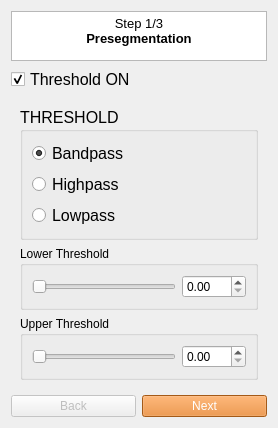
                 <widget class="QWidget" name="page_13">
                  <layout class="QGridLayout" name="gridLayout_152">
                   <item row="3" column="1">
                    <widget class="QPushButton" name="pushButton_Next1">
                     <property name="toolTip">
                      <string>Confirm the current threshold and continue to placing seed bubbles.</string>
                     </property>
                     <property name="styleSheet">
                      <string notr="true"> QPushButton { background-color: #e67e22; color: white; } QPushButton:disabled { background-color: #a9713f; color: #cccccc; }</string>
                     </property>
                     <property name="text">
                      <string>Next</string>
                     </property>
                    </widget>
                   </item>
                   <item row="3" column="0">
                    <widget class="QPushButton" name="pushButton_Back1">
                     <property name="enabled">
                      <bool>false</bool>
                     </property>
                     <property name="toolTip">
                      <string>Close the segmentation panel and exit the workflow (this is the first page, so there is no earlier step to return to).</string>
                     </property>
                     <property name="text">
                      <string>Back</string>
                     </property>
                    </widget>
                   </item>
                   <item row="1" column="0" colspan="2">
                    <widget class="QCheckBox" name="checkBox_threshold">
                     <property name="enabled">
                      <bool>true</bool>
                     </property>
                     <property name="font">
                      <font>
                       <pointsize>12</pointsize>
                      </font>
                     </property>
                     <property name="toolTip">
                      <string>Toggle whether the threshold mask is shown as a live preview on the current view.</string>
                     </property>
                     <property name="text">
                      <string>Threshold ON</string>
                     </property>
                     <property name="checked">
                      <bool>true</bool>
                     </property>
                    </widget>
                   </item>
                   <item row="0" column="0" colspan="2">
                    <widget class="QTextBrowser" name="textBrowser_5">
                     <property name="maximumSize">
                      <size>
                       <width>16777215</width>
                       <height>50</height>
                      </size>
                     </property>
                     <property name="styleSheet">
                      <string notr="true"/>
                     </property>
                     <property name="verticalScrollBarPolicy">
                      <enum>Qt::ScrollBarAsNeeded</enum>
                     </property>
                     <property name="horizontalScrollBarPolicy">
                      <enum>Qt::ScrollBarAsNeeded</enum>
                     </property>
                     <property name="html">
                      <string>&lt;!DOCTYPE HTML PUBLIC &quot;-//W3C//DTD HTML 4.0//EN&quot; &quot;http://www.w3.org/TR/REC-html40/strict.dtd&quot;&gt;
&lt;html&gt;&lt;head&gt;&lt;meta name=&quot;qrichtext&quot; content=&quot;1&quot; /&gt;&lt;meta charset=&quot;utf-8&quot; /&gt;&lt;style type=&quot;text/css&quot;&gt;
p, li { white-space: pre-wrap; }
hr { height: 1px; border-width: 0; }
li.unchecked::marker { content: &quot;\2610&quot;; }
li.checked::marker { content: &quot;\2612&quot;; }
&lt;/style&gt;&lt;/head&gt;&lt;body style=&quot; font-family:'Ubuntu Sans'; font-size:11pt; font-weight:400; font-style:normal;&quot;&gt;
&lt;p align=&quot;center&quot; style=&quot; margin-top:0px; margin-bottom:0px; margin-left:0px; margin-right:0px; -qt-block-indent:0; text-indent:0px;&quot;&gt;&lt;span style=&quot; font-family:'Segoe UI'; font-size:10pt;&quot;&gt;Step 1/3&lt;br /&gt;&lt;/span&gt;&lt;span style=&quot; font-family:'Segoe UI'; font-size:10pt; font-weight:700;&quot;&gt;Presegmentation&lt;/span&gt;&lt;/p&gt;&lt;/body&gt;&lt;/html&gt;</string>
                     </property>
                    </widget>
                   </item>
                   <item row="2" column="0" colspan="2">
                    <widget class="QFrame" name="frame_15">
                     <property name="maximumSize">
                      <size>
                       <width>16777215</width>
                       <height>400</height>
                      </size>
                     </property>
                     <property name="frameShape">
                      <enum>QFrame::NoFrame</enum>
                     </property>
                     <layout class="QGridLayout" name="gridLayout_28">
                      <item row="0" column="0">
                       <widget class="QGroupBox" name="groupBox_7">
                        <property name="maximumSize">
                         <size>
                          <width>16777215</width>
                          <height>150</height>
                         </size>
                        </property>
                        <property name="font">
                         <font>
                          <pointsize>12</pointsize>
                         </font>
                        </property>
                        <property name="toolTip">
                         <string>Choose which side of the intensity range counts as inside the segmented region.</string>
                        </property>
                        <property name="title">
                         <string>THRESHOLD</string>
                        </property>
                        <layout class="QGridLayout" name="gridLayout_29">
                         <item row="0" column="0">
                          <widget class="QRadioButton" name="radioButton_bounded">
                           <property name="font">
                            <font>
                             <pointsize>12</pointsize>
                            </font>
                           </property>
                           <property name="toolTip">
                            <string>Keep only voxels between the lower and upper threshold.</string>
                           </property>
                           <property name="text">
                            <string>Bandpass</string>
                           </property>
                           <property name="checked">
                            <bool>true</bool>
                           </property>
                          </widget>
                         </item>
                         <item row="1" column="0">
                          <widget class="QRadioButton" name="radioButton_lower">
                           <property name="font">
                            <font>
                             <pointsize>12</pointsize>
                            </font>
                           </property>
                           <property name="toolTip">
                            <string>Keep only voxels above the lower threshold.</string>
                           </property>
                           <property name="text">
                            <string>Highpass</string>
                           </property>
                          </widget>
                         </item>
                         <item row="2" column="0">
                          <widget class="QRadioButton" name="radioButton_upper">
                           <property name="font">
                            <font>
                             <pointsize>12</pointsize>
                            </font>
                           </property>
                           <property name="toolTip">
                            <string>Keep only voxels below the upper threshold.</string>
                           </property>
                           <property name="text">
                            <string>Lowpass</string>
                           </property>
                          </widget>
                         </item>
                        </layout>
                       </widget>
                      </item>
                      <item row="1" column="0">
                       <widget class="QGroupBox" name="groupBox_13">
                        <property name="maximumSize">
                         <size>
                          <width>16777215</width>
                          <height>80</height>
                         </size>
                        </property>
                        <property name="toolTip">
                         <string>Sets the lower intensity bound used to build the segmentation mask.</string>
                        </property>
                        <property name="title">
                         <string>Lower Threshold</string>
                        </property>
                        <layout class="QGridLayout" name="gridLayout_30">
                         <item row="0" column="0">
                          <widget class="QSlider" name="ScrollBar_lower">
                           <property name="toolTip">
                            <string>Sets the lower intensity threshold; drag while thresholding is enabled to preview the mask live.</string>
                           </property>
                           <property name="maximum">
                            <number>105</number>
                           </property>
                           <property name="singleStep">
                            <number>1</number>
                           </property>
                           <property name="pageStep">
                            <number>10</number>
                           </property>
                           <property name="value">
                            <number>0</number>
                           </property>
                           <property name="orientation">
                            <enum>Qt::Horizontal</enum>
                           </property>
                          </widget>
                         </item>
                         <item row="0" column="1">
                          <widget class="QDoubleSpinBox" name="doubleSpinBox_lower">
                           <property name="maximumSize">
                            <size>
                             <width>16777215</width>
                             <height>30</height>
                            </size>
                           </property>
                           <property name="toolTip">
                            <string>Type the lower intensity threshold directly; mirrors the slider next to it.</string>
                           </property>
                           <property name="maximum">
                            <double>105.000000000000000</double>
                           </property>
                           <property name="singleStep">
                            <double>0.100000000000000</double>
                           </property>
                          </widget>
                         </item>
                        </layout>
                       </widget>
                      </item>
                      <item row="2" column="0">
                       <widget class="QGroupBox" name="groupBox_63">
                        <property name="maximumSize">
                         <size>
                          <width>16777215</width>
                          <height>80</height>
                         </size>
                        </property>
                        <property name="toolTip">
                         <string>Sets the upper intensity bound used to build the segmentation mask.</string>
                        </property>
                        <property name="title">
                         <string>Upper Threshold</string>
                        </property>
                        <layout class="QGridLayout" name="gridLayout_31">
                         <item row="0" column="0">
                          <widget class="QSlider" name="ScrollBar_upper">
                           <property name="toolTip">
                            <string>Sets the upper intensity threshold; drag while thresholding is enabled to preview the mask live.</string>
                           </property>
                           <property name="maximum">
                            <number>105</number>
                           </property>
                           <property name="singleStep">
                            <number>1</number>
                           </property>
                           <property name="pageStep">
                            <number>10</number>
                           </property>
                           <property name="value">
                            <number>0</number>
                           </property>
                           <property name="orientation">
                            <enum>Qt::Horizontal</enum>
                           </property>
                          </widget>
                         </item>
                         <item row="0" column="1">
                          <widget class="QDoubleSpinBox" name="doubleSpinBox_upper">
                           <property name="maximumSize">
                            <size>
                             <width>16777215</width>
                             <height>30</height>
                            </size>
                           </property>
                           <property name="toolTip">
                            <string>Type the upper intensity threshold directly; mirrors the slider next to it.</string>
                           </property>
                           <property name="maximum">
                            <double>105.000000000000000</double>
                           </property>
                           <property name="singleStep">
                            <double>0.100000000000000</double>
                           </property>
                          </widget>
                         </item>
                        </layout>
                       </widget>
                      </item>
                     </layout>
                    </widget>
                   </item>
                  </layout>
                 </widget>
